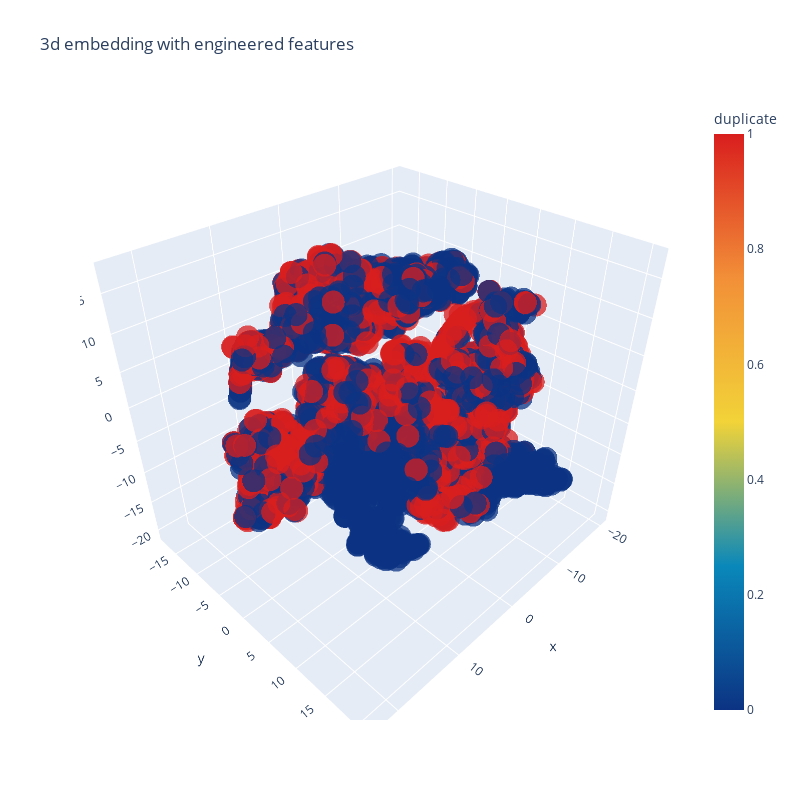

Notebook cell for this chart:
### Code cell
trace1 = go.Scatter3d(
    x=tsne3d[:,0],
    y=tsne3d[:,1],
    z=tsne3d[:,2],
    mode='markers',
    marker=dict(
        sizemode='diameter',
        color = y,
        colorscale = 'Portland',
        colorbar = dict(title = 'duplicate'),
        line=dict(color='rgb(255, 255, 255)'),
        opacity=0.75
    )
)

data=[trace1]
layout=dict(height=800, width=800, title='3d embedding with engineered features')
fig=dict(data=data, layout=layout)
py.iplot(fig, filename='3DBubble')

### Figure 1 — Plotly figure (JSON) as saved in the notebook; plotly's stock layout.template omitted (floating-point values rounded to 4 significant figures; data arrays with more than 128 entries replaced by an {"elided": "..."} marker saying what was removed)
{"data": [{"y": {"elided": "5000 float values"}, "mode": "markers", "marker": {"opacity": 0.75, "colorscale": [[0, "rgb(12,51,131)"], [0.25, "rgb(10,136,186)"], [0.5, "rgb(242,211,56)"], [0.75, "rgb(242,143,56)"], [1, "rgb(217,30,30)"]], "color": {"elided": "5000 int values"}, "colorbar": {"title": {"text": "duplicate"}}, "sizemode": "diameter", "line": {"color": "rgb(255, 255, 255)"}}, "x": {"elided": "5000 float values"}, "z": {"elided": "5000 float values"}, "type": "scatter3d"}], "layout": {"width": 800, "title": {"text": "3d embedding with engineered features"}, "height": 800}}
